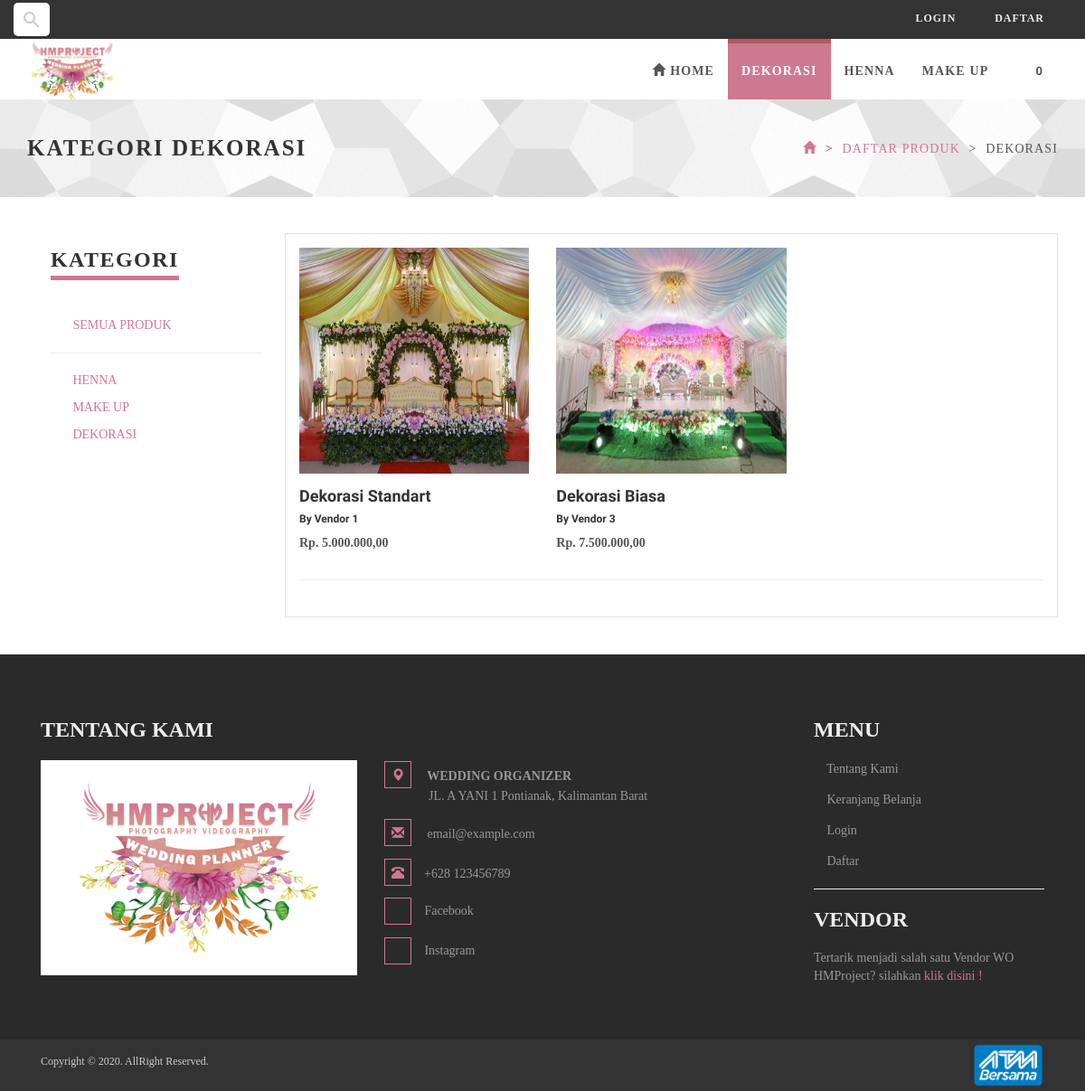
Before: /produk/i/dekorasi.html with the older database file.
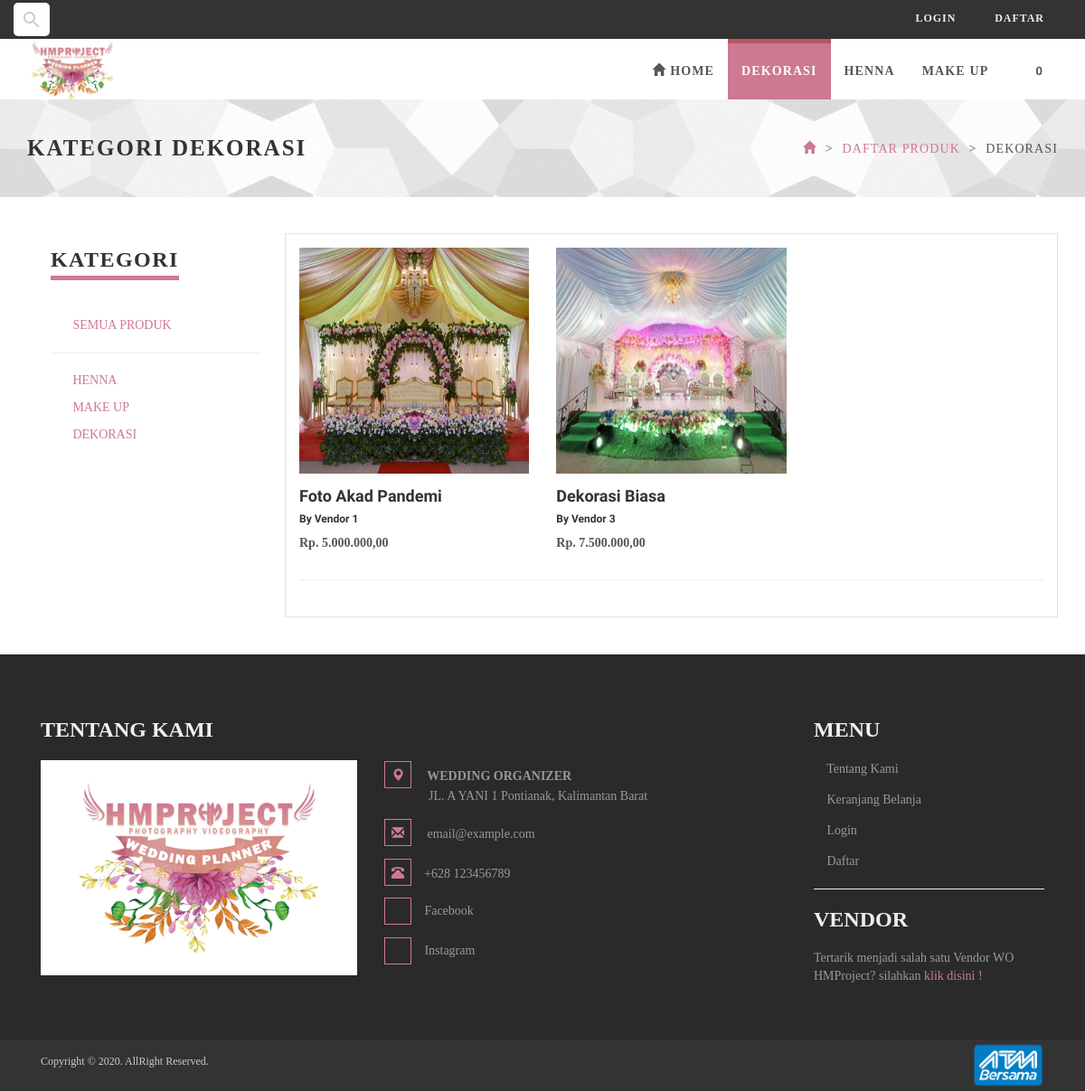
After: the same page with the newer database file.
### tables this page shows
CREATE TABLE `tb_produk` (
  `id` int(11) NOT NULL,
  `id_kategori` int(11) NOT NULL,
  `id_vendor` int(11) DEFAULT NULL,
  `nama` varchar(30) NOT NULL,
  `harga` bigint(20) NOT NULL,
  `kuantitas_penjualan` int(2) NOT NULL,
  `deskripsi` text NOT NULL,
  `gambar` varchar(255) DEFAULT NULL,
  `tgl` date NOT NULL,
  `slug` varchar(50) NOT NULL
);

### application/controllers/Produk.php (called while the page is built, shortened)
<?php
class Produk extends CI_Controller {
	function __construct()
	{
		$this->load->helper('rupiah');
	}
	public function i($url='',$page=0)
    {
        $cek = $this->DButama->GetDBWhere('tb_kategori_produk', array('slug' => $url, ));
        if ($cek->num_rows() == 1) {
            $row = $cek->row();
            $title['title']= $row->nama;
            $data['slug']= $row->slug;
            $this->load->view('utama/temp-header',$title);
            $query = $this->DButama->GetDBWhere('tb_produk', array('id_kategori' => $row->id, ));
            $jml = $query;
            $config['base_url'] = base_url('').'produk/i/'.$url.'/';
            $config['total_rows'] = $jml->num_rows();;
            $config['per_page'] = 9;
            $config['uri_segment'] = 4;
            $config['full_tag_open'] = "<ul class='pagination pagination-sm' style='position:relative; top:-25px;'>";
            $config['full_tag_close'] ="</ul>";
            $config['num_tag_open'] = '<li>';
            $config['num_tag_close'] = '</li>';
            $config['cur_tag_open'] = "<li class='disabled'><li class='active'><a href='#'>";
            $config['cur_tag_close'] = "<span class='sr-only'></span></a></li>";
            $config['next_tag_open'] = "<li>";
            $config['next_tagl_close'] = "</li>";
            $config['prev_tag_open'] = "<li>";
            $config['prev_tagl_close'] = "</li>";
            $config['first_tag_open'] = "<li>";
            $config['first_tagl_close'] = "</li>";
            $config['last_tag_open'] = "<li>";
            $config['last_tagl_close'] = "</li>";
            $this->pagination->initialize($config);
            $data['halaman'] = $this->pagination->create_links();
            $query = $this->db->get('tb_produk', $config['per_page'], abs($page));
            $data['produk'] = $query;
            $data['ven'] = $this->DButama->GetDB('tb_vendor');
            $data['kat'] = $this->DButama->GetDB('tb_kategori_produk');
            $this->load->view('utama/v_produk',$data);
            $this->load->view('utama/temp-footer');
        }else{
            redirect('error404','refresh');
        }
    }
}

### index.php (called while the page is built, shortened)
<?php
require_once BASEPATH.'core/CodeIgniter.php';

### application/models/M_utama.php (called while the page is built, shortened)
<?php
class M_utama extends CI_Model {
	public function GetDB($table='')
	{
		return $this->db->get($table);
	}
	public function GetDBWhere($table='',$where='')
	{
		return $this->db->get_where($table,$where);
	}
}

### application/config/config.php (called while the page is built, shortened)
<?php
$config['base_url'] = 'http://localhost/wo2020/';
$config['index_page'] = '';
$config['uri_protocol']	= 'REQUEST_URI';
$config['url_suffix'] = '.html';
$config['language']	= 'english';
$config['charset'] = 'UTF-8';
$config['enable_hooks'] = FALSE;
$config['subclass_prefix'] = 'MY_';
$config['composer_autoload'] = FALSE;
$config['permitted_uri_chars'] = 'a-z 0-9~%.:_\-';
$config['enable_query_strings'] = FALSE;
$config['controller_trigger'] = 'c';
$config['function_trigger'] = 'm';
$config['directory_trigger'] = 'd';
$config['allow_get_array'] = TRUE;
$config['log_threshold'] = 0;
$config['log_path'] = '';
$config['log_file_extension'] = '';
$config['log_file_permissions'] = 0644;
$config['log_date_format'] = 'Y-m-d H:i:s';
$config['error_views_path'] = '';
$config['cache_path'] = '';
$config['cache_query_string'] = FALSE;
$config['encryption_key'] = '3yXMVxRcfqrKXaPwOcGW6WiTJmwlnknh';
$config['sess_driver'] = 'files';
$config['sess_cookie_name'] = 'ci_session';
$config['sess_expiration'] = 7200;
$config['sess_save_path'] = NULL;
$config['sess_match_ip'] = FALSE;
$config['sess_time_to_update'] = 300;
$config['sess_regenerate_destroy'] = FALSE;
$config['cookie_prefix']	= '';
$config['cookie_domain']	= '';
$config['cookie_path']		= '/';
$config['cookie_secure']	= FALSE;
$config['cookie_httponly'] 	= FALSE;
$config['standardize_newlines'] = FALSE;
$config['global_xss_filtering'] = FALSE;
$config['csrf_protection'] = FALSE;
$config['csrf_token_name'] = 'csrf_test_name';
$config['csrf_cookie_name'] = 'csrf_cookie_name';
$config['csrf_expire'] = 7200;
$config['csrf_regenerate'] = TRUE;
$config['csrf_exclude_uris'] =
$config['compress_output'] = FALSE;
$config['time_reference'] = 'local';
$config['rewrite_short_tags'] = FALSE;
$config['proxy_ips'] = '';

### application/config/recaptcha.php (called while the page is built, shortened)
<?php
$config['recaptcha_site_key'] = '6LexNkQUAAAAAI6JE8SMDfVMmqyxvC7n6uVkLbFP';
$config['recaptcha_secret_key'] = '6LexNkQUAAAAAGvJw5jhC5rvdUlQcQivze3RRMiu';
$config['recaptcha_lang'] = 'id';

### application/views/utama/v_produk.php (the view, shortened to what the changed rows need)
<div id="heading-breadcrumbs">
    <div class="container">
        <div class="row">
            <div class="col-md-7">
                <h1 class="hidden-sm hidden-xs">Kategori <?php echo $title; ?></h1>
            </div>
        </div>
    </div>
</div>
<div class="container">
    <div class="col-md-9" style="border: 1px solid #e2e2e2">
        <div class="row products" >
            <?php
            foreach ($produk->result() as $key) {
                if ($key->kuantitas_penjualan>0) {
            ?>
            <div class="col-md-4 col-sm-3" data-animate="fadeInUp">
                <div class="box-image" style="width: 100%;">
                    <div class="image">
                        <img src="<?php echo base_url('assets/assets/img/produk/'.$key->gambar); ?>" alt="" class="img-responsive">
                    </div>
                        <?php foreach ($ven->result() as $key1) {
                            if ($key1->id==$key->id_vendor) {
                        $attributes = array('class' => 'form-item'); ?>
                </div>
                <div class="name">
                    <h4><?php echo $key->nama; ?></h4>
                    <h6><?php
                                echo 'By '.$key1->nama;
                            }}
                        ?>
                    </h6>
                    <p><b>Rp. <?php echo rupiah($key->harga); ?>,00 </b> </p>
                </div>
            </div>
            <?php
                }}
            ?>
        </div>
        <hr><br>
    </div>
</div>
<br><br>

Changed rows visible on the page:
changed tb_produk: nama "Dekorasi Standart" → "Foto Akad Pandemi"
